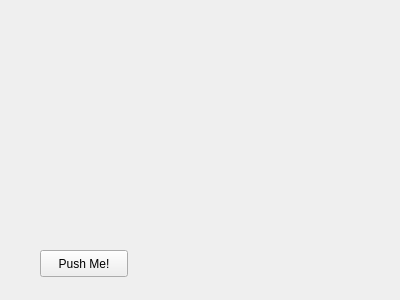
<?xml version="1.0" encoding="UTF-8"?>
<ui version="4.0">
 <class>ZoneDessin</class>
 <widget class="QWidget" name="ZoneDessin">
  <property name="geometry">
   <rect>
    <x>0</x>
    <y>0</y>
    <width>400</width>
    <height>300</height>
   </rect>
  </property>
  <property name="windowTitle">
   <string>Form</string>
  </property>
  <widget class="QPushButton" name="pushButton">
   <property name="geometry">
    <rect>
     <x>40</x>
     <y>250</y>
     <width>88</width>
     <height>27</height>
    </rect>
   </property>
   <property name="text">
    <string>Push Me!</string>
   </property>
  </widget>
 </widget>
 <resources/>
 <connections/>
</ui>
